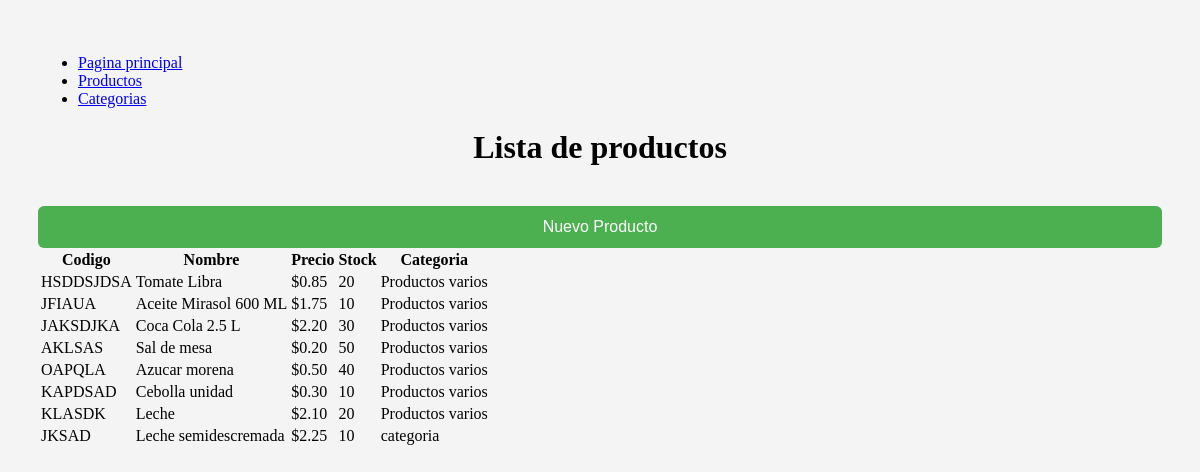
The page /producto/ on the database its author committed.
### app1/models.py (models this page shows, shortened)
class Producto(models.Model):
    codigo = models.CharField(max_length=10)
    nombre = models.CharField(max_length=50)
    precio = models.DecimalField(max_digits=10,decimal_places=2)
    stock = models.IntegerField()
    fkcateg = models.ForeignKey(Categoria,on_delete=models.CASCADE,default=1)

class Categoria(models.Model):
    nombre = models.CharField(max_length=50)
    descripcion = models.TextField()

### app1/views.py (the view)
# urls.py: path('producto/',views.verproductos,name='productos'),
def verproductos(request):
    productos = Producto.objects.all()
    return render(request,'productos.html',{"productos":productos})

### app1/templates/productos.html
{%extends 'base.html'%}
{%block body%}
    <h1>Lista de productos</h1>
    <a href="{%url 'crearproducto'%}"><button>Nuevo Producto</button></a>
    <table>
        <thead>
            <tr>
                <th>Codigo</th>
                <th>Nombre</th>
                <th>Precio</th>
                <th>Stock</th>
                <th>Categoria</th>
            </tr>
        </thead>
        <tbody>
            {%for producto in productos%}
            <tr>
                <td>{{producto.codigo}}</td>
                <td>{{producto.nombre}}</td>
                <td>${{producto.precio}}</td>
                <td>{{producto.stock}}</td>
                <td>{{producto.fkcateg.nombre}}</td>
            </tr>
            {%endfor%}
        </tbody>
    </table>
{%endblock%}

### app1/templates/base.html (shortened to what this page needs)
<!DOCTYPE html>
<html lang="en">
<head>
</head>
<body>
    <ul>
        <li><a href="{%url 'home'%}">Pagina principal</a></li>
        <li><a href="{%url 'productos'%}">Productos</a></li>
        <li><a href="{%url 'categorias'%}">Categorias</a></li>
    </ul>
    {%block body%}{%endblock%}
</body>
</html>

### app1/templates/base.html (style rules this page uses)
h1 { text-align: center; margin-bottom: 20px; }
body { padding: 30px; background: #f4f4f4; }
button { width: 100%; padding: 12px; margin-top: 20px; background-color: #4caf50; color: white; border: none; border-radius: 6px; font-size: 16px; }

### rows shown on the page
Producto: codigo "HSDDSJDSA", nombre "Tomate Libra", precio "0.85", stock "20", fkcateg.nombre "Productos varios"
Producto: codigo "JFIAUA", nombre "Aceite Mirasol 600 ML", precio "1.75", stock "10", fkcateg.nombre "Productos varios"
Producto: codigo "JAKSDJKA", nombre "Coca Cola 2.5 L", precio "2.20", stock "30", fkcateg.nombre "Productos varios"
Producto: codigo "AKLSAS", nombre "Sal de mesa", precio "0.20", stock "50", fkcateg.nombre "Productos varios"
Producto: codigo "OAPQLA", nombre "Azucar morena", precio "0.50", stock "40", fkcateg.nombre "Productos varios"
Producto: codigo "KAPDSAD", nombre "Cebolla unidad", precio "0.30", stock "10", fkcateg.nombre "Productos varios"
Producto: codigo "KLASDK", nombre "Leche", precio "2.10", stock "20", fkcateg.nombre "Productos varios"
Producto: codigo "JKSAD", nombre "Leche semidescremada", precio "2.25", stock "10", fkcateg.nombre "categoria"
